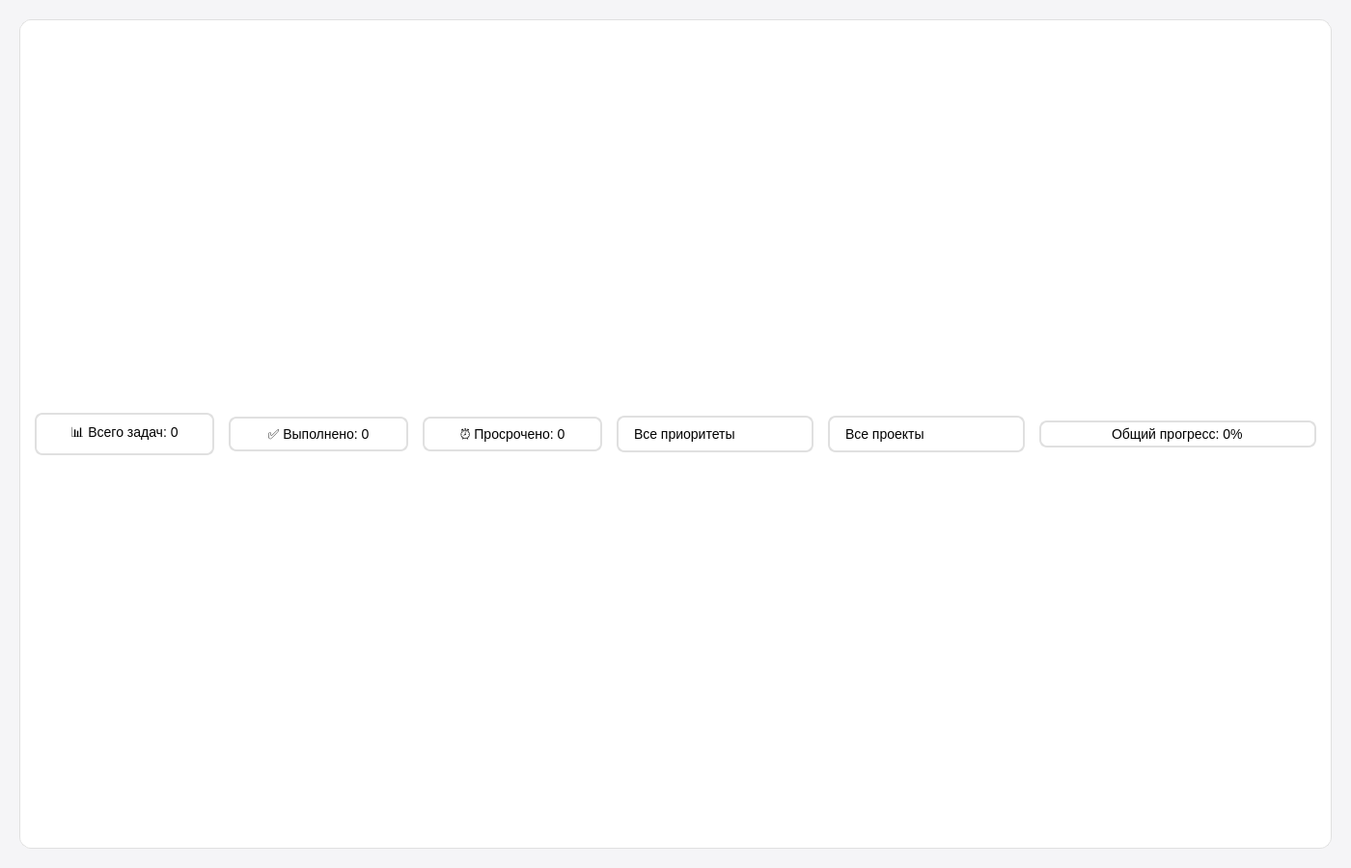
<?xml version="1.0" encoding="UTF-8"?>
<ui version="4.0">
 <class>MyTasksPage</class>
 <widget class="QWidget" name="MyTasksPage">
  <property name="geometry">
   <rect>
    <x>0</x>
    <y>0</y>
    <width>1400</width>
    <height>900</height>
   </rect>
  </property>
  <property name="styleSheet">
   <string notr="true">QWidget {
    background-color: #F5F5F7;
    font-family: 'Segoe UI', Arial, sans-serif;
}</string>
  </property>
  <layout class="QVBoxLayout" name="mainLayout">
   <property name="spacing">
    <number>15</number>
   </property>
   <property name="leftMargin">
    <number>20</number>
   </property>
   <property name="topMargin">
    <number>20</number>
   </property>
   <property name="rightMargin">
    <number>20</number>
   </property>
   <property name="bottomMargin">
    <number>20</number>
   </property>
   <item>
    <widget class="QFrame" name="controlPanel">
     <property name="styleSheet">
      <string notr="true">QFrame {
    background-color: white;
    border-radius: 12px;
    border: 1px solid #E0E0E0;
}</string>
     </property>
     <layout class="QHBoxLayout" name="controlLayout">
      <property name="spacing">
       <number>15</number>
      </property>
      <property name="leftMargin">
       <number>15</number>
      </property>
      <property name="topMargin">
       <number>15</number>
      </property>
      <property name="rightMargin">
       <number>15</number>
      </property>
      <property name="bottomMargin">
       <number>15</number>
      </property>
      <item alignment="Qt::AlignVCenter">
       <widget class="QLabel" name="totalTasksLabel">
        <property name="minimumSize">
         <size>
          <width>180</width>
          <height>0</height>
         </size>
        </property>
        <property name="alignment">
         <set>Qt::AlignCenter</set>
        </property>
        <property name="styleSheet">
         <string notr="true">QLabel {
    border: 2px solid #E0E0E0;
    border-radius: 8px;
    padding: 8px 16px;
    font-size: 14px;
    background-color: white;
    min-width: 150px;
}
QLabel:hover {
    border: 2px solid #ccab6e;
}</string>
        </property>
        <property name="text">
         <string>📊 Всего задач: 0</string>
        </property>
       </widget>
      </item>
      <item alignment="Qt::AlignVCenter">
       <widget class="QLabel" name="completedTasksLabel">
        <property name="minimumSize">
         <size>
          <width>180</width>
          <height>0</height>
         </size>
        </property>
        <property name="alignment">
         <set>Qt::AlignCenter</set>
        </property>
        <property name="styleSheet">
         <string notr="true">QLabel {
    border: 2px solid #E0E0E0;
    border-radius: 8px;
    padding: 8px 16px;
    font-size: 14px;
    background-color: white;
    min-width: 150px;
}
QLabel:hover {
    border: 2px solid #ccab6e;
}</string>
        </property>
        <property name="text">
         <string>✅ Выполнено: 0</string>
        </property>
       </widget>
      </item>
      <item alignment="Qt::AlignVCenter">
       <widget class="QLabel" name="overdueTasksLabel">
        <property name="minimumSize">
         <size>
          <width>180</width>
          <height>0</height>
         </size>
        </property>
        <property name="alignment">
         <set>Qt::AlignCenter</set>
        </property>
        <property name="styleSheet">
         <string notr="true">QLabel {
    border: 2px solid #E0E0E0;
    border-radius: 8px;
    padding: 8px 16px;
    font-size: 14px;
    background-color: white;
    min-width: 150px;
}
QLabel:hover {
    border: 2px solid #ccab6e;
}</string>
        </property>
        <property name="text">
         <string>⏰ Просрочено: 0</string>
        </property>
       </widget>
      </item>
      <item alignment="Qt::AlignVCenter">
       <widget class="QComboBox" name="priorityFilter">
        <property name="styleSheet">
         <string notr="true">QComboBox {
    border: 2px solid #E0E0E0;
    border-radius: 8px;
    padding: 8px 16px;
    font-size: 14px;
    background-color: white;
    min-width: 150px;
}
QComboBox:hover {
    border: 2px solid #ccab6e;
}
QComboBox::drop-down {
    border: none;
}</string>
        </property>
        <item>
         <property name="text">
          <string>Все приоритеты</string>
         </property>
        </item>
        <item>
         <property name="text">
          <string>Высокий</string>
         </property>
        </item>
        <item>
         <property name="text">
          <string>Средний</string>
         </property>
        </item>
        <item>
         <property name="text">
          <string>Низкий</string>
         </property>
        </item>
       </widget>
      </item>
      <item alignment="Qt::AlignVCenter">
       <widget class="QComboBox" name="projectFilter">
        <property name="styleSheet">
         <string notr="true">QComboBox {
    border: 2px solid #E0E0E0;
    border-radius: 8px;
    padding: 8px 16px;
    font-size: 14px;
    background-color: white;
    min-width: 150px;
}
QComboBox:hover {
    border: 2px solid #ccab6e;
}
QComboBox::drop-down {
    border: none;
}</string>
        </property>
        <item>
         <property name="text">
          <string>Все проекты</string>
         </property>
        </item>
       </widget>
      </item>
      <item alignment="Qt::AlignVCenter">
       <widget class="QProgressBar" name="overallProgress">
        <property name="sizePolicy">
         <sizepolicy hsizetype="Expanding" vsizetype="Fixed">
          <horstretch>1</horstretch>
          <verstretch>0</verstretch>
         </sizepolicy>
        </property>
        <property name="styleSheet">
         <string notr="true">QProgressBar {
    border: 2px solid #E0E0E0;
    border-radius: 8px;
    text-align: center;
    background-color: white;
    font-size: 14px;
}
QProgressBar:hover {
    border: 2px solid #ccab6e;
}
QProgressBar::chunk {
    background-color: #D22730;
    border-radius: 8px;
}</string>
        </property>
        <property name="value">
         <number>0</number>
        </property>
        <property name="textVisible">
         <bool>true</bool>
        </property>
        <property name="format">
         <string>Общий прогресс: %p%</string>
        </property>
       </widget>
      </item>
     </layout>
    </widget>
   </item>
   <item>
    <layout class="QHBoxLayout" name="kanbanLayout">
     <property name="spacing">
      <number>15</number>
     </property>
    </layout>
   </item>
  </layout>
 </widget>
 <resources/>
 <connections/>
</ui>
